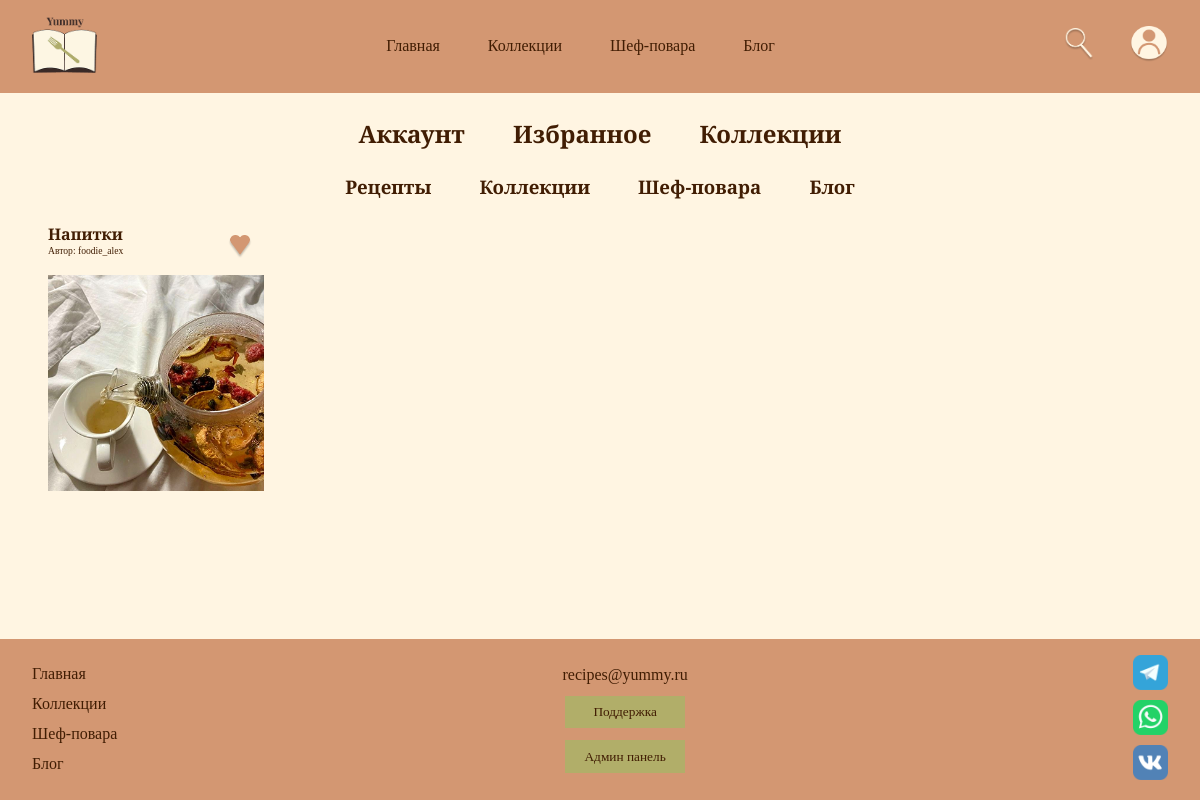
Page /account_favorite_collection.php (signed in) on the committed database.
### tables this page shows
CREATE TABLE `collections` (
  `id_collections` int(10) UNSIGNED NOT NULL,
  `user_id` int(10) UNSIGNED NOT NULL,
  `name` varchar(100) NOT NULL,
  `image_url` varchar(255) DEFAULT 'default_collection.jpg',
  `created_at` timestamp NOT NULL DEFAULT current_timestamp()
);

CREATE TABLE `users` (
  `id_users` int(10) UNSIGNED NOT NULL,
  `username` varchar(50) NOT NULL,
  `email` varchar(100) NOT NULL,
  `password_hash` varchar(255) NOT NULL,
  `role` enum('visitor','user','admin') DEFAULT 'user',
  `created_at` timestamp NOT NULL DEFAULT current_timestamp()
);

### account_favorite_collection.php (the view, shortened to what this page needs)
<?php
require_once 'config.php';
$userId = $_SESSION['user_id'];
$stmt = $pdo->prepare("
    SELECT c.id_collections AS id, c.name, c.image_url, c.user_id, u.username
    FROM collections c
    JOIN favorite_collections fc ON c.id_collections = fc.collection_id
    LEFT JOIN users u ON c.user_id = u.id_users
    WHERE fc.user_id = ?
    ORDER BY fc.added_at DESC
");
$stmt->execute([$userId]);
$favorites = $stmt->fetchAll();
?>
<!DOCTYPE html>
<html>
<head>
    <link rel="stylesheet" type="text/css" href="style.css">
</head>
<body>
<header>
    <a href="index.php"><img src="img/logo.png" width="65vw"></a>
    <div class="header_center">
        <ul class="header_ul">
            <li class="header_ul_li"><a href="index.php">Главная</a></li>
            <li class="header_ul_li"><a href="list_collection.php">Коллекции</a></li>
            <li class="header_ul_li"><a href="chefs.php">Шеф-повара</a></li>
            <li class="header_ul_li"><a href="blog.php">Блог</a></li>
        </ul>
    </div>
    <div class="header_right">
        <a href="find.php"><img src="img/find.png" width="30vw"></a>
        <a href="account.php"><img src="img/account.png" width="38vw"></a>
    </div>
</header>
<main>
    <div class="account">
            <ul class="account_ul">
                <li class="account_ul_li"><a href="account.php"><h2>Аккаунт</h2></a></li>
                <li class="account_ul_li"><a href="account_favorite_recipe.php"><h2>Избранное</h2></a></li>
                <li class="account_ul_li"><a href="account_list_collection.php"><h2>Коллекции</h2></a></li>
            </ul>
        </div>
    <div class="account">
        <ul class="account_ul">
            <li class="account_ul_li"><a href="account_favorite_recipe.php"><h3>Рецепты</h3></a></li>
            <li class="account_ul_li"><a href="account_favorite_collection.php"><h3>Коллекции</h3></a></li>
            <li class="account_ul_li"><a href="account_favorite_chefs.php"><h3>Шеф-повара</h3></a></li>
            <li class="account_ul_li"><a href="account_favorite_blog.php"><h3>Блог</h3></a></li>
        </ul>
    </div>
    <div class="collection">
        <?php if (empty($favorites)): ?>
            <p style="text-align: center; width: 100%; grid-column: 1 / -1;">У вас пока нет избранных коллекций.</p>
        <?php else: ?>
            <?php foreach ($favorites as $coll): ?>
                <div class="collection_div">
                    <div class="collection_up">
                        <div class="collection_up_left">
                            <p><a href="collection.php?id=<?= $coll['id'] ?>" style="color: #411D03; text-decoration: none; font-weight: bold;"><?= htmlspecialchars($coll['name']) ?></a></p>
                            <p style="font-size: 0.8vw;">Автор: <?= htmlspecialchars($coll['username'] ?? 'Неизвестно') ?></p>
                        </div>
                        <form class="form_btn" method="POST" action="actions.php" style="display: inline;">
                            <button type="submit" class="collection_btn_favorite">
                                <img src="img/favorite_del.png" width="24" alt="Удалить из избранного">
                            </button>
                        </form>
                    </div>
                    <div class="collection_img">
                        <a href="collection.php?id=<?= $coll['id'] ?>">
                            <img src="img/<?= htmlspecialchars($coll['image_url'] ?: 'default_collection.jpg') ?>" style="max-width: 100%;">
                        </a>
                    </div>
                </div>
            <?php endforeach; ?>
        <?php endif; ?>
    </div>
</main>
<?php include 'footer.php'; ?>
</body>
</html>

### style.css (style rules this page uses)
html, body { height: 100%; }
body { background-color: #FFF5E2; display: flex; flex-direction: column; min-height: 100vh; }
main { background-color: #FFF5E2; flex: 1; }
* { margin: 0; padding: 0; }
a { text-decoration: none; color: #411D03; font-family: "Playfair Display"; }
p { color: #411D03; font-family: "Cormorant Garamond"; }
h2 { color: #411D03; text-align: center; padding: 2vw 0; font-family: "Playfair Display"; }
h3 { color: #411D03; text-align: center; padding-bottom: 1vw; font-family: "Playfair Display"; }
:root { --bg_page: #FFF5E2; --text: #411D03; --bg_input: #D6B38D; --bg_card: #EBCEAF; --bg_header_footer: #D39772; --accent: #B1AE69; }
header { background-color: #D39772; padding: 1.336vw 2.671vw; display: flex; justify-content: space-between; align-items: center; }
header ul { list-style: none; }
header a { text-decoration: none; color: #411D03; }
.header_ul { display: flex; flex-direction: row; gap: 4vw; }
.header_right { display: flex; align-items: center; gap: 3vw; }
main { background-color: #FFF5E2; }
body { background-color: #FFF5E2; }
.collection { display: grid; grid-template-columns: repeat(4, 1fr); align-items: center; justify-content: center; gap: 1vw 5vw; margin: 0 3vw 0 3vw; }
.collection_div { width: 18vw; padding: 1vw; }
.collection_up { display: flex; flex-direction: row; justify-content: space-between; }
.collection_btn_favorite { border: none; background-color: #FFF5E2; }
.collection_img { text-align: center; }
.form_btn { display: flex; flex-direction: row; margin: 1vw 1vw; }
.account { display: flex; justify-content: center; align-items: center; }
.account ul { list-style: none; }
.account_ul { display: flex; flex-direction: row; gap: 4vw; }
.account a { text-decoration: none; color: #411D03; }

### rows in the picture
collections: name "Напитки", user.username "foodie_alex", image_url (picture)
